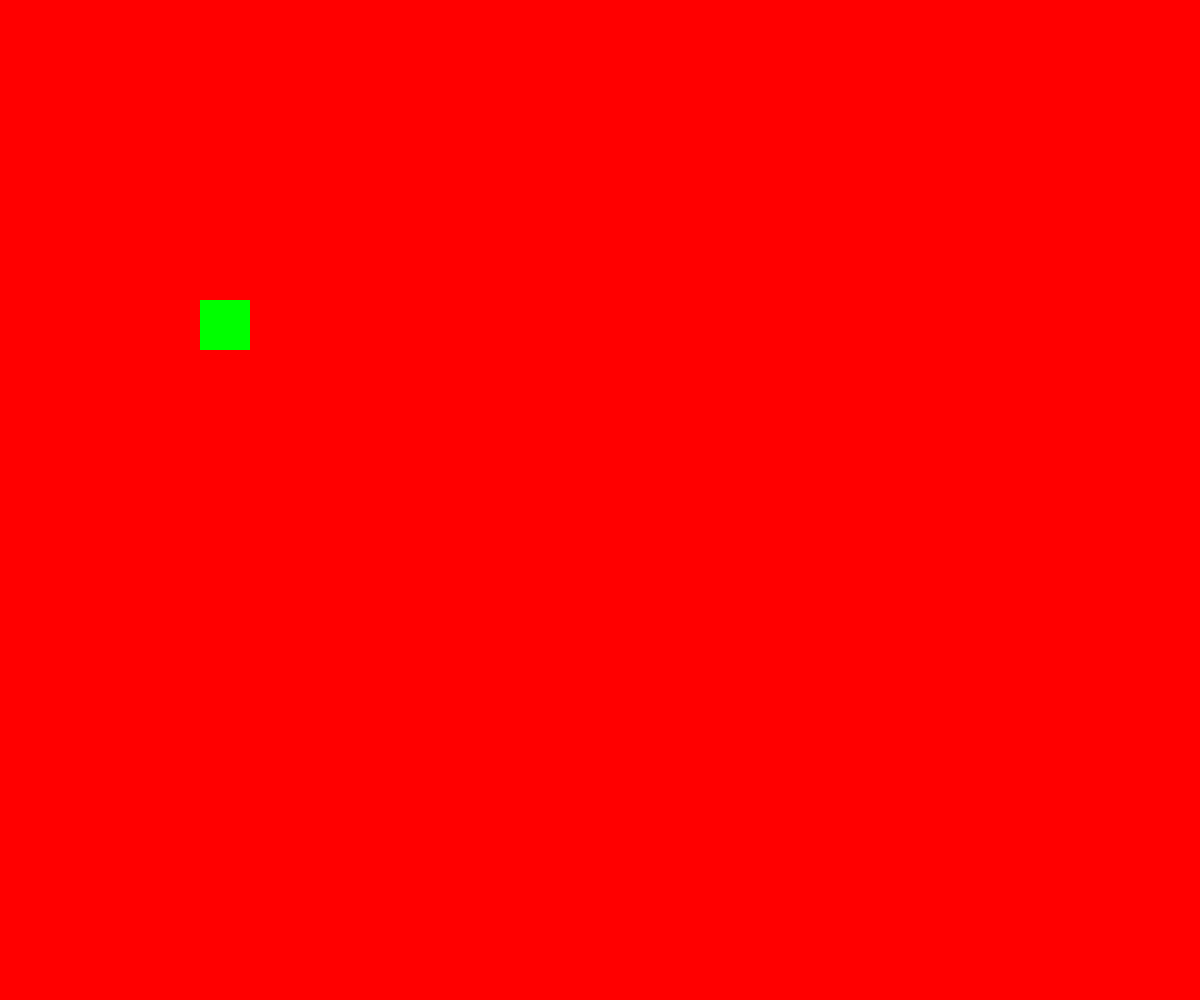
Frame 1 (no input)
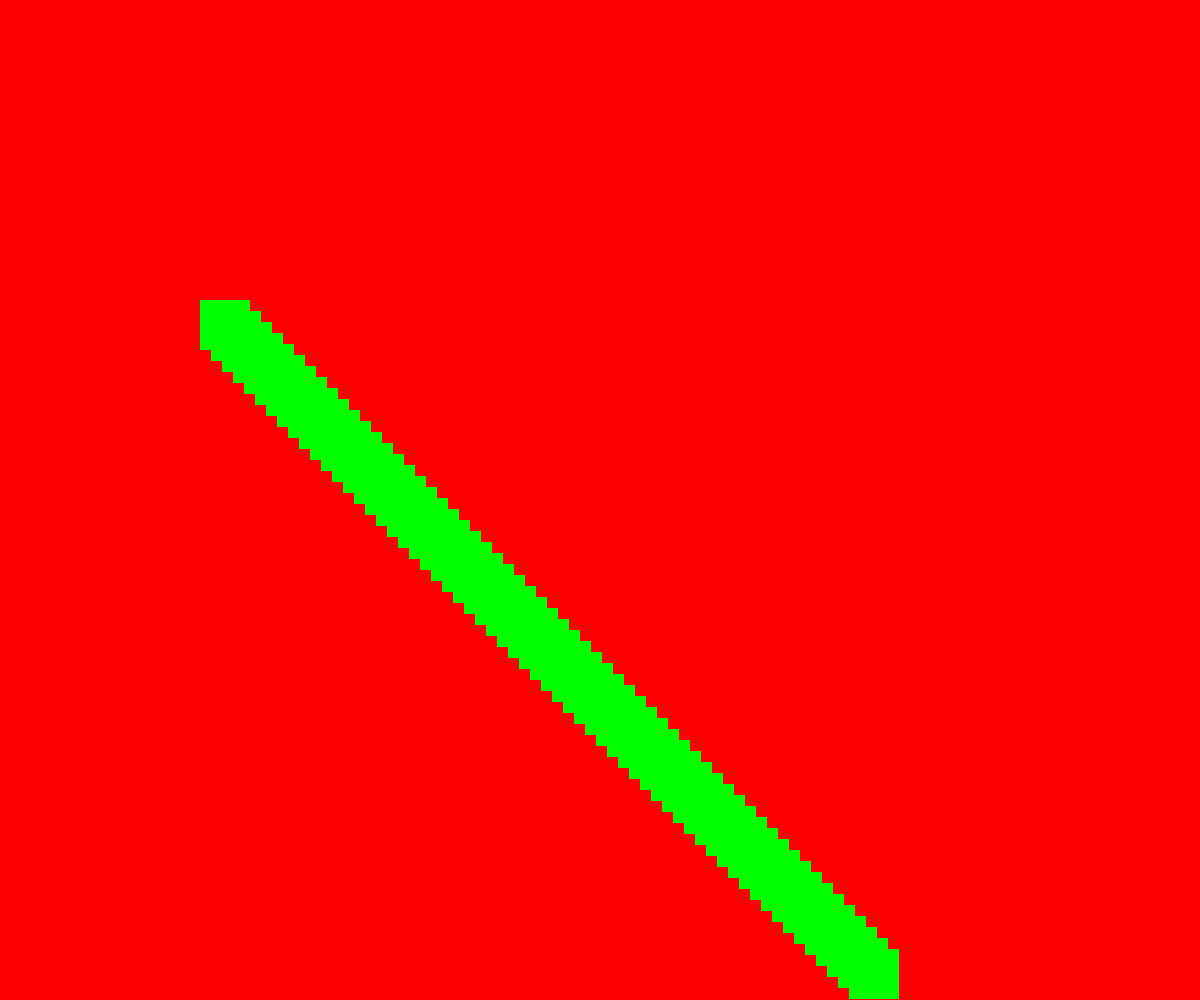
Frame 60 (no input)
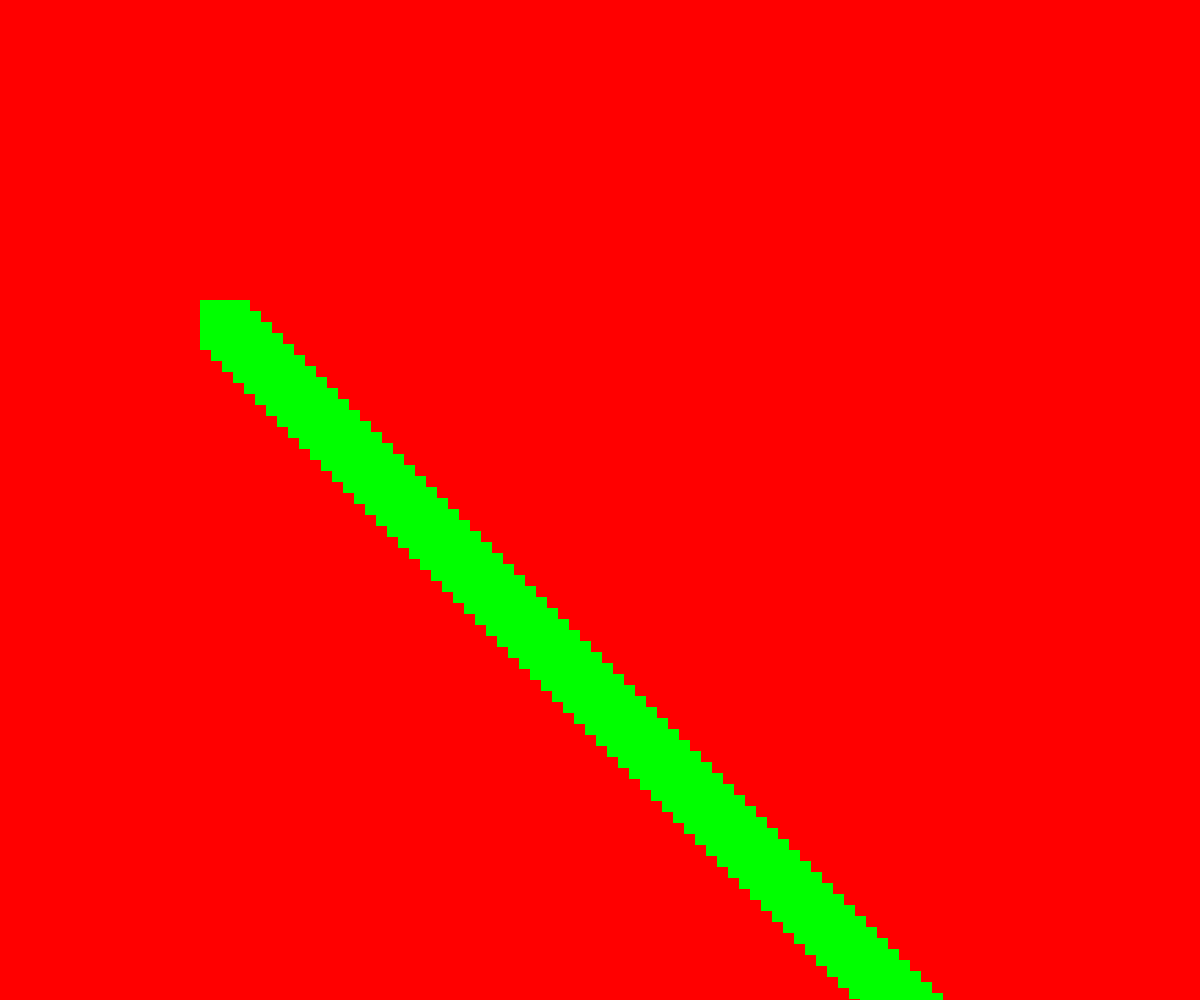
Frame 120 (the mouse pressed at the canvas centre since frame 60)

The p5.js sketch that drew these frames (run headless with seeded random() and noise() and a simulated clock; from frame 60 on, the mouse is pressed at the canvas centre):

// p5.js sketch
// ── sketch.js
let x, y;
let col, r, g, b;
let dirX, dirY;

function setup(){
    createCanvas(innerWidth, innerHeight);
    noStroke();
    x = 200;
    y = 300;

    dirX = 10;
    dirY = 10;

    r = color(255, 0, 0);
    g = color(0, 255, 0);
    b = color(0, 0, 255);
    col = g;

    background(r);
}

function draw(){
    show();
    move();

    //    fill(col);
    //    rect(x, y, 50, 50);
    //    
    //    x = x+dirX;
    //    y = y+dirY;
    //
    //    //if the rectangle hits left or right edge of the canvas, reverse it back
    //    if(x<0||x>innerWidth){
    //        dirX = -dirX;
    //        col = b;
    //    }
    //
    //
    //    //if the rectangle hits top or bottom edge of the canvas, reverse it back
    //
    //    if(y<0||y>innerHeight){
    //        dirY = -dirY;
    //        col = g;
    //    }
}

function show(){
    fill(col);
    rect(x, y, 50, 50);
    x = x +1;
    y = y +1;
}

function move(){
    x = x+dirX;
    y = y+dirY;

    if(y>innerHeight){
        dirY = -dirY;
    }
    //if the rectangle hits left or right edge of the canvas, reverse it back
    if(x<0||x>innerWidth){
        dirX = -dirX;
        col = b;
    }


    //if the rectangle hits top or bottom edge of the canvas, reverse it back

    if(y<0||y>innerHeight){
        dirY = -dirY;
        col = g;
    }
}
